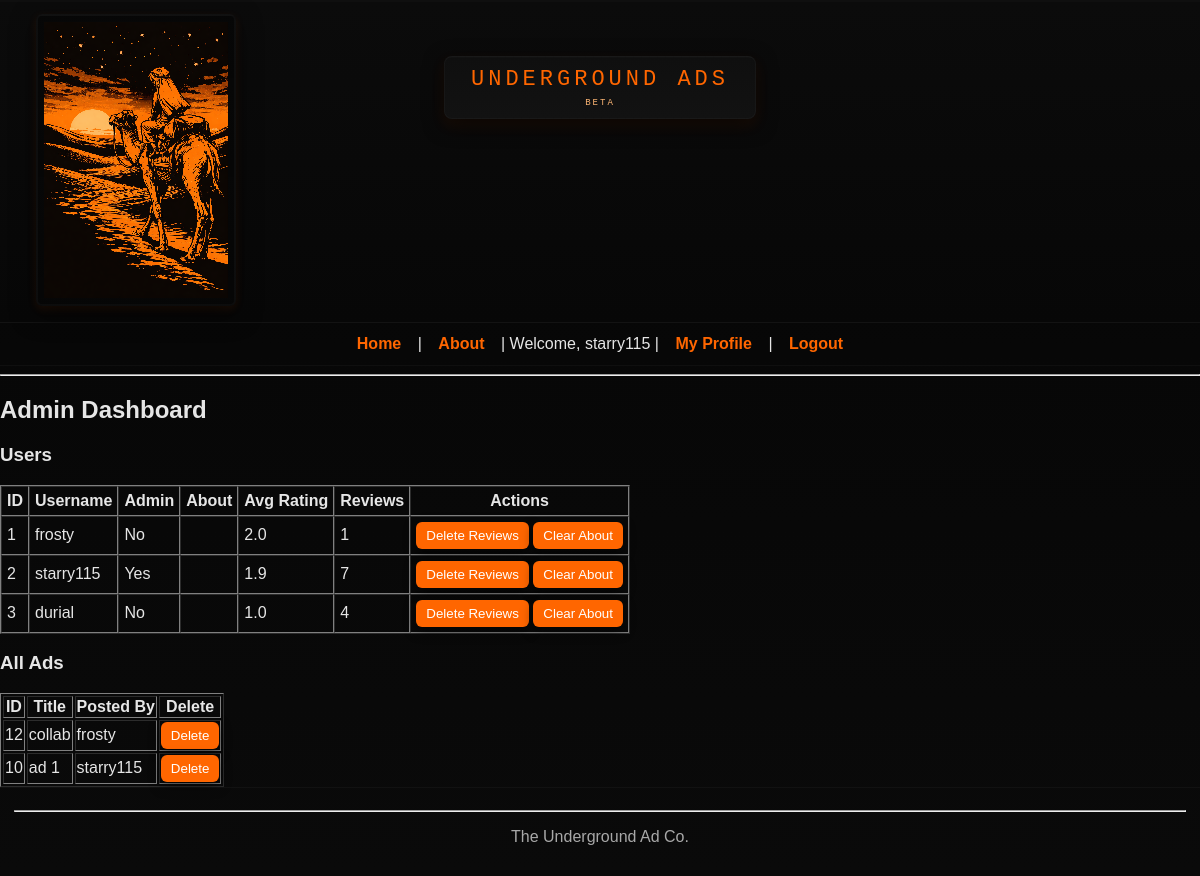
Before: /admin (signed in) with the older database file.
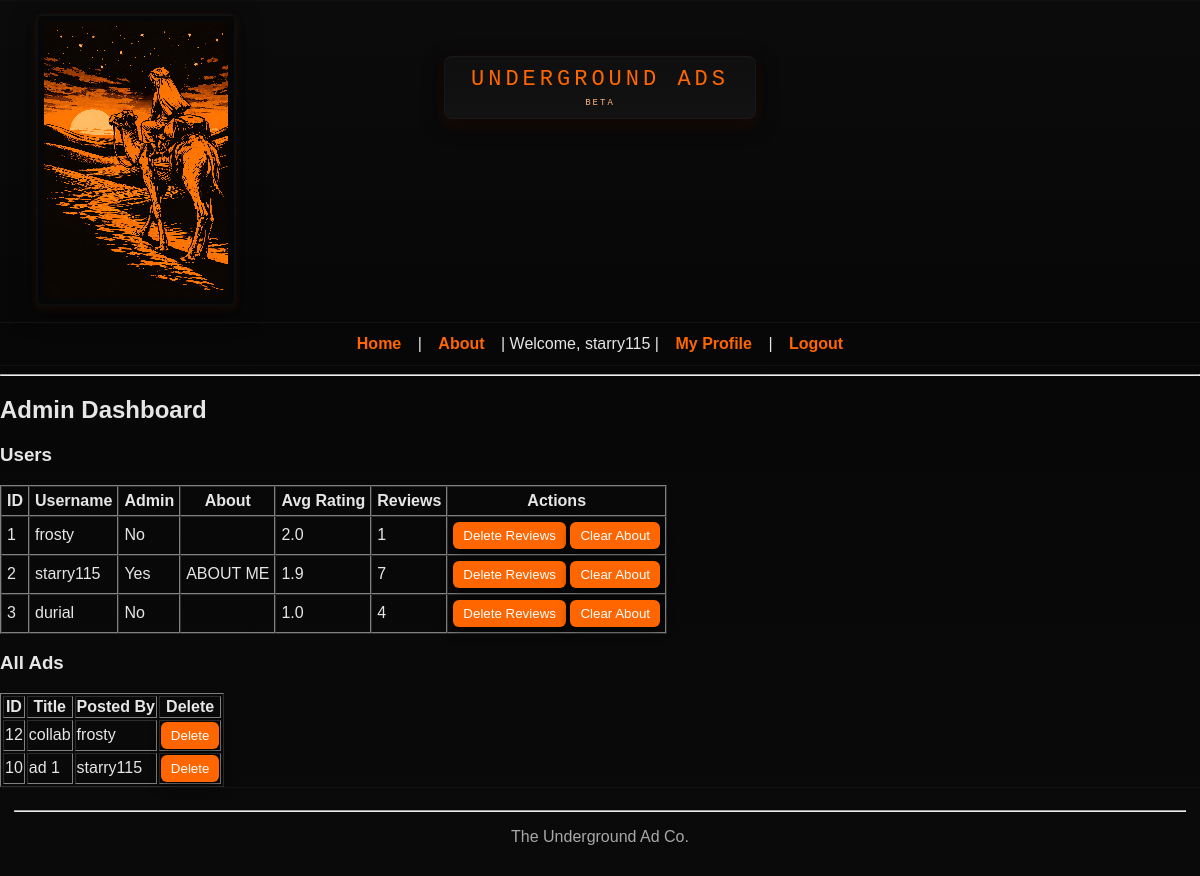
After: the same page with the newer database file.
### tables this page shows
CREATE TABLE users (
            id INTEGER PRIMARY KEY AUTOINCREMENT,
            username TEXT UNIQUE NOT NULL,
            password_hash TEXT NOT NULL,
            created_at TIMESTAMP DEFAULT CURRENT_TIMESTAMP
        , is_admin INTEGER DEFAULT 0, about TEXT DEFAULT '');

### app.py (the view)
@app.route("/admin")
@admin_required
def admin_dashboard():
    conn = get_db()
    cur = conn.cursor()
    cur.execute(
        """
        SELECT u.id, u.username, u.is_admin, u.about,
               IFNULL(ROUND(AVG(r.rating), 1), 'No ratings') AS avg_rating,
               COUNT(r.id) AS review_count
        FROM users u
        LEFT JOIN ratings r ON u.id = r.seller_id
        GROUP BY u.id
        ORDER BY u.id ASC
        """
    )
    users = cur.fetchall()
    cur.execute("SELECT ads.*, users.username FROM ads JOIN users ON ads.user_id = users.id ORDER BY ads.id DESC")
    ads = cur.fetchall()
    conn.close()
    return render_template("admin_dashboard.html", users=users, ads=ads)

### app.py (called while the page is built)
def admin_required(f):
    @wraps(f)
    def decorated_function(*args, **kwargs):
        if "user_id" not in session:
            return redirect(url_for("login"))
        conn = get_db()
        cur = conn.cursor()
        cur.execute("SELECT is_admin FROM users WHERE id = ?", (session["user_id"],))
        user = cur.fetchone()
        conn.close()
        if not user or user["is_admin"] == 0:
            return "Access denied: admin only", 403
        return f(*args, **kwargs)
    return decorated_function

### db.py (called while the page is built)
def get_db():
    db_path = os.path.join(os.path.dirname(__file__), DB_FILENAME)
    conn = sqlite3.connect(db_path)
    conn.row_factory = sqlite3.Row
    return conn

### templates/admin_dashboard.html
{% extends "base.html" %}
{% block content %}
<h2>Admin Dashboard</h2>
<h3>Users</h3>
<table border="1" cellspacing="0" cellpadding="5">
    <tr>
        <th>ID</th>
        <th>Username</th>
        <th>Admin</th>
        <th>About</th>
        <th>Avg Rating</th>
        <th>Reviews</th>
        <th>Actions</th>
    </tr>
    {% for u in users %}
    <tr>
        <td>{{ u.id }}</td>
        <td>{{ u.username }}</td>
        <td>{{ 'Yes' if u.is_admin else 'No' }}</td>
        <td>{{ u.about if u.about else '' }}</td>
        <td>{{ u.avg_rating }}</td>
        <td>{{ u.review_count }}</td>
        <td>
            <form action="{{ url_for('delete_user_reviews', user_id=u.id) }}" method="post" style="display:inline;">
                <button type="submit" onclick="return confirm('Delete all reviews for {{ u.username }}?')">
                    Delete Reviews
                </button>
            </form>
            <form action="{{ url_for('delete_user_about', user_id=u.id) }}" method="post" style="display:inline;">
                <button type="submit" onclick="return confirm('Clear About section for {{ u.username }}?')">
                    Clear About
                </button>
            </form>
        </td>
    </tr>
    {% endfor %}
</table>
<h3>All Ads</h3>
<table border="1">
    <tr><th>ID</th><th>Title</th><th>Posted By</th><th>Delete</th></tr>
    {% for ad in ads %}
    <tr>
        <td>{{ ad.id }}</td>
        <td>{{ ad.title }}</td>
        <td>{{ ad.username }}</td>
        <td>
            <form action="{{ url_for('delete_ad_m', ad_id=ad.id) }}" method="post" style="display:inline;">
                <button type="submit">Delete</button>
            </form>
        </td>
    </tr>
    {% endfor %}
</table>
{% endblock %}

### templates/base.html (shortened to what this page needs)
<!DOCTYPE html>
<html lang="en">
<head>
    <link rel="stylesheet" href="{{ url_for('static', filename='style.css') }}">
</head>
<body>
    <header class="site-header">
        <div class="logo-area">
            <a href="{{ url_for('home') }}">
                <img src="{{ url_for('static', filename='images/ua_logo_2.png') }}" class="logo" alt="Underground Ads Logo">
            </a>
        </div>
        <div class="banner-text">
            <span class="banner-card">
                UNDERGROUND ADS
                <span class="beta">BETA</span>
            </span>
        </div>
    </header>
    <nav class="nav-area">
        <a href="{{ url_for('home') }}">Home</a> |
        <a href="{{ url_for('about') }}">About</a> |
        {% if session.username %}
        <span>Welcome, {{ session.username }}</span> |
        <a href="{{ url_for('profile') }}">My Profile</a> |
        <a href="{{ url_for('logout') }}">Logout</a>
        {% else %}
        <a href="{{ url_for('register') }}">Register</a> |
        <a href="{{ url_for('login') }}">Login</a>
        {% endif %}
    </nav>
    <hr>
    <main>
        {% block content %}{% endblock %}
    </main>
    <footer>
        <hr>
        <p>The Underground Ad Co.</p>
    </footer>
</body>
</html>

Changed rows visible on the page:
changed users "starry115": about (not shown) → "ABOUT ME"
